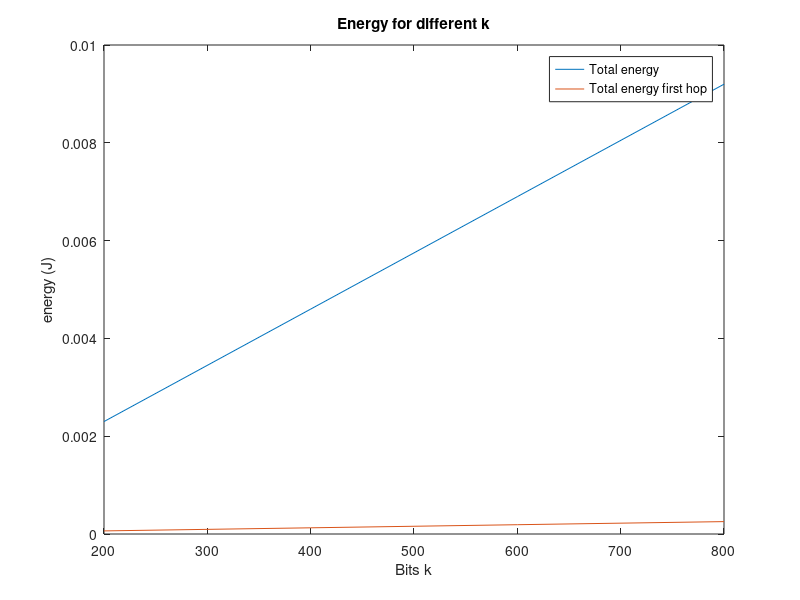

The MATLAB source for this figure:
% row -> hops, columns -> distance
dis = [0, 0, 0, 0,0,0,0,0;...
    50,45,55,52, 0,0,0,0;...
    100,90,110,104,95,97,102,105;...
    150,135,165,156,145,148,152,155];
num_hops = 4;
num_nodes = 8;

Eelec = 50*1e-9;
Eda = 0; %5*1e-9;
Eamp = 100*1e-12;
k_all = [25,50,75,100]*8;

trans_energy = zeros(3,8);
rec_energy = zeros(3,8);
tot_energy = zeros(3,8);

toenk = zeros(4,3,8);

average_energy_k = zeros(4,1);
average_energy_first_hop_k = zeros(4,1);
tot_energy_k = zeros(4,1);
tot_energy_fh_k = zeros(4,1);

for ck = 1:4
    k = k_all(ck);
    for hops = num_hops:-1:2
        for nodes = 1:num_nodes
            d = dis(hops,nodes) - dis(hops-1,nodes);
            if d ~=0
            trans_energy(hops,nodes) = k*(Eelec+Eda+Eamp*d^2); % Etx(k,d)
            rec_energy(hops,nodes) = Eelec*k;
            tot_energy(hops, nodes) = trans_energy(hops,nodes) + rec_energy(hops,nodes);
            toenk(ck,hops,nodes) = tot_energy(hops, nodes);
        
            end
            if d == 0
            trans_energy(hops,nodes) = 0; % Etx(k,d)
            rec_energy(hops,nodes) = 0;
            tot_energy(hops, nodes) = 0;
            toenk(ck,hops,nodes) = 0;
            end
        end
        k = k*(5-hops);
    end
average_energy_k(ck) = sum(sum(tot_energy))/((num_hops-1)*num_nodes);
average_energy_first_hop_k(ck) = sum(sum(tot_energy(2,:)))/(3*num_nodes);
disp('Average energy: ');
disp(average_energy_k(ck));
disp('Average energy first hop: ');
disp(average_energy_first_hop_k(ck));
disp('Total energy: ');
tot_energy_k(ck) = sum(sum(tot_energy));
disp(tot_energy_k(ck));
tot_energy_fh_k(ck) = sum(sum(tot_energy(2,:)))/3;
disp('Total energy first hop: ');
disp(tot_energy_fh_k(ck));
end



%plot(k_all,average_energy_k);
%hold on,
%plot(k_all,average_energy_first_hop_k);
%hold on,
plot(k_all,tot_energy_k);
hold on,
plot(k_all,tot_energy_fh_k*(1/3));
xlabel('Bits k');
ylabel('energy (J)');
title('Energy for different k');
legend('Total energy', 'Total energy first hop');
% 'Average Energy','Average energy first hop',